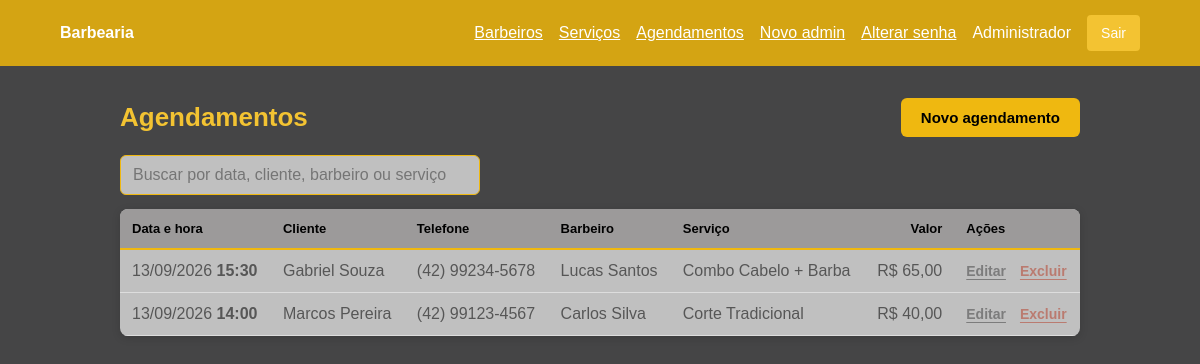
Page /index.php?r=agendamentos (signed in) on the committed database.
### tables this page shows
CREATE TABLE agendamentos (
  id BIGINT UNSIGNED AUTO_INCREMENT PRIMARY KEY,
  cliente_nome VARCHAR(120) NOT NULL,
  cliente_telefone VARCHAR(20) NOT NULL,
  barbeiro_id BIGINT UNSIGNED NOT NULL,
  servico_id BIGINT UNSIGNED NOT NULL,
  data_hora DATETIME NOT NULL,
  observacoes VARCHAR(255) NULL,
  criado_em DATETIME NOT NULL DEFAULT CURRENT_TIMESTAMP,
  atualizado_em DATETIME NOT NULL DEFAULT CURRENT_TIMESTAMP ON UPDATE CURRENT_TIMESTAMP,
  CONSTRAINT fk_agendamento_barbeiro FOREIGN KEY (barbeiro_id) REFERENCES barbeiros(id) ON DELETE CASCADE,
  CONSTRAINT fk_agendamento_servico FOREIGN KEY (servico_id) REFERENCES servicos(id) ON DELETE CASCADE
);

CREATE TABLE barbeiros (
  id BIGINT UNSIGNED AUTO_INCREMENT PRIMARY KEY,
  nome VARCHAR(120) NOT NULL,
  telefone VARCHAR(20) NOT NULL,
  email VARCHAR(150) NULL UNIQUE,
  especialidade VARCHAR(150) NULL,
  ativo TINYINT(1) NOT NULL DEFAULT 1,
  criado_em DATETIME NOT NULL DEFAULT CURRENT_TIMESTAMP,
  atualizado_em DATETIME NOT NULL DEFAULT CURRENT_TIMESTAMP ON UPDATE CURRENT_TIMESTAMP
);

CREATE TABLE servicos (
  id BIGINT UNSIGNED AUTO_INCREMENT PRIMARY KEY,
  nome VARCHAR(120) NOT NULL,
  preco DECIMAL(10,2) NOT NULL DEFAULT 0.00,
  duracao INT UNSIGNED NOT NULL DEFAULT 30,
  status TINYINT(1) NOT NULL DEFAULT 1,
  criado_em DATETIME NOT NULL DEFAULT CURRENT_TIMESTAMP,
  atualizado_em DATETIME NOT NULL DEFAULT CURRENT_TIMESTAMP ON UPDATE CURRENT_TIMESTAMP
);

### app/Core/view.php (called while the page is built, shortened)
<?php
function view(string $name, array $data = []): void
{
    extract($data, EXTR_SKIP);
    require __DIR__ . '/../Views/' . $name . '.php';
}

### app/Controllers/AgendamentoController.php (called while the page is built, shortened)
<?php
final class AgendamentoController
{
    public function index(): void
    {
        view('agendamentos/index', ['agendamentos' => $this->agendamentos->all()]);
    }
}

### app/Core/helpers.php (called while the page is built, shortened)
<?php
function url(string $route = ''): string
{
    return 'index.php?r=' . rawurlencode($route);
}
function e(?string $value): string
{
    return htmlspecialchars((string)$value, ENT_QUOTES, 'UTF-8');
}

### app/Models/Agendamento.php (called while the page is built, shortened)
<?php
final class Agendamento
{
    public function all(): array
    {
        $sql = 'SELECT a.*, b.nome AS barbeiro_nome, s.nome AS servico_nome, s.preco AS servico_preco
                FROM agendamentos a
                INNER JOIN barbeiros b ON a.barbeiro_id = b.id
                INNER JOIN servicos s ON a.servico_id = s.id
                ORDER BY a.data_hora DESC';
        return $this->db->query($sql)->fetchAll();
    }
}

### app/Views/agendamentos/index.php (the view, shortened to what this page needs)
<?php require __DIR__ . '/../layout/header.php'; ?>
<div class="cabecalho-pagina">
    <h1>Agendamentos</h1>
    <a class="btn-cta" href="<?= url('agendamentos/novo') ?>">Novo agendamento</a>
</div>
<?php if ($agendamentos): ?>
    <div class="busca">
        <input id="busca-agendamentos" type="search" placeholder="Buscar por data, cliente, barbeiro ou serviço"
               data-filtro="#tabela-agendamentos" autocomplete="off">
    </div>
<?php endif; ?>
<div class="tabela-wrap">
    <table class="tabela" id="tabela-agendamentos">
        <thead>
        <tr>
            <th>Data e hora</th>
            <th>Cliente</th>
            <th>Telefone</th>
            <th>Barbeiro</th>
            <th>Serviço</th>
            <th class="num">Valor</th>
            <th>Ações</th>
        </tr>
        </thead>
        <tbody>
        <?php foreach ($agendamentos as $ag): $ts = strtotime($ag->data_hora); ?>
            <tr data-linha<?= $ts < time() ? ' class="passado"' : '' ?>>
                <td>
                    <?= date('d/m/Y', $ts) ?> <strong><?= date('H:i', $ts) ?></strong>
                </td>
                <td><?= e($ag->cliente_nome) ?></td>
                <td><?= e($ag->cliente_telefone) ?></td>
                <td><?= e($ag->barbeiro_nome) ?></td>
                <td><?= e($ag->servico_nome) ?></td>
                <td class="num">R$ <?= number_format((float)$ag->servico_preco, 2, ',', '.') ?></td>
                <td>
                    <div class="acoes">
                        <a class="acao" href="<?= url('agendamentos/' . $ag->id . '/editar') ?>">Editar</a>
                        <form class="inline" method="post" action="<?= url('agendamentos/' . $ag->id . '/excluir') ?>"
                              data-confirmar="Remover o agendamento de <?= e($ag->cliente_nome) ?> em <?= date('d/m/Y', $ts) ?> às <?= date('H:i', $ts) ?>? Essa ação não pode ser desfeita.">
                            <button type="submit" class="acao perigo">Excluir</button>
                        </form>
                    </div>
                </td>
            </tr>
        <?php endforeach; ?>
        </tbody>
    </table>
</div>
<?php require __DIR__ . '/../layout/footer.php'; ?>

### assets/style.css (style rules this page uses)
* { box-sizing: border-box }
:root { --cinza: #9c9a9a; --cinza-claro: #C0C0C0; --cinza-escuro: #454546; --dourado: #d4a413; --amarelo: #efb810; --amarelo-claro: #f3c332; --preto: #000000; --erro: #b6432f; }
body { margin: 0; background: var(--cinza-escuro); font: 16px Arial, sans-serif; color: var(--preto); }
nav form, .inline { display: inline }
input, select, textarea { display: block; width: 100%; margin-top: 6px; padding: 10px; border: 1px solid #aaa; border-radius: 4px; font: inherit; background: #fff; color: var(--preto); }
button, .button { background: var(--amarelo-claro); color: var(--preto); border: 0; border-radius: 4px; padding: 10px 14px; cursor: pointer; text-decoration: none; font-size: 14px }
table { width: 100%; background: var(--cinza-claro); border-collapse: collapse; color: var(--preto); box-shadow: 0 2px 8px #0001 }
th, td { padding: 12px; text-align: left; border-bottom: 1px solid #ddd }
:root { --erro: #b6432f; --ok: #3f7d53; }
.btn-cta, .btn-secundario, .btn-perigo { display: inline-block; padding: 11px 20px; border-radius: 6px; font-size: 15px; font-weight: 700; text-decoration: none; cursor: pointer; transition: background-color .15s ease, transform .1s ease; }
.btn-cta { background: var(--amarelo); color: var(--preto); border: 0; }
.cabecalho-pagina { display: flex; flex-wrap: wrap; justify-content: space-between; align-items: center; gap: 14px; margin-bottom: 18px; }
.cabecalho-pagina h1 { margin: 0; font-size: 26px; color: var(--amarelo-claro); }
.busca { margin-bottom: 14px; }
.busca input { width: 100%; max-width: 360px; margin: 0; padding: 10px 12px; border: 1px solid var(--amarelo); border-radius: 6px; background: var(--cinza-claro); color: var(--preto); }
.tabela-wrap { overflow-x: auto; border-radius: 8px; background: var(--cinza-claro); box-shadow: 0 2px 8px rgba(0, 0, 0, .15); }
.tabela { background: transparent; box-shadow: none; }
.tabela th { background: var(--cinza); color: var(--preto); font-size: 13px; border-bottom: 2px solid var(--amarelo); white-space: nowrap; }
.tabela tbody tr { transition: background-color .15s ease; }
.acoes { display: flex; align-items: center; gap: 14px; white-space: nowrap; }
.acao { background: none; border: 0; padding: 0; font-size: 14px; font-weight: 600; color: var(--cinza-escuro); text-decoration: underline; text-underline-offset: 3px; cursor: pointer; }
.acao.perigo { color: var(--erro); }
.tabela .num { text-align: right; font-variant-numeric: tabular-nums; }
.tabela tr.passado { opacity: .55; }

### rows in the picture
agendamentos: data_hora "13/09/2026", data_hora "15:30", cliente_nome "Gabriel Souza", cliente_telefone "(42) 99234-5678", barbeiro.nome "Lucas Santos", servico.nome "Combo Cabelo + Barba", servico.preco "65,00"
agendamentos: data_hora "13/09/2026", data_hora "14:00", cliente_nome "Marcos Pereira", cliente_telefone "(42) 99123-4567", barbeiro.nome "Carlos Silva", servico.nome "Corte Tradicional", servico.preco "40,00"

### other values in the picture
$config['app_name'] "Barbearia"
Auth::user()['nome'] "Administrador"
